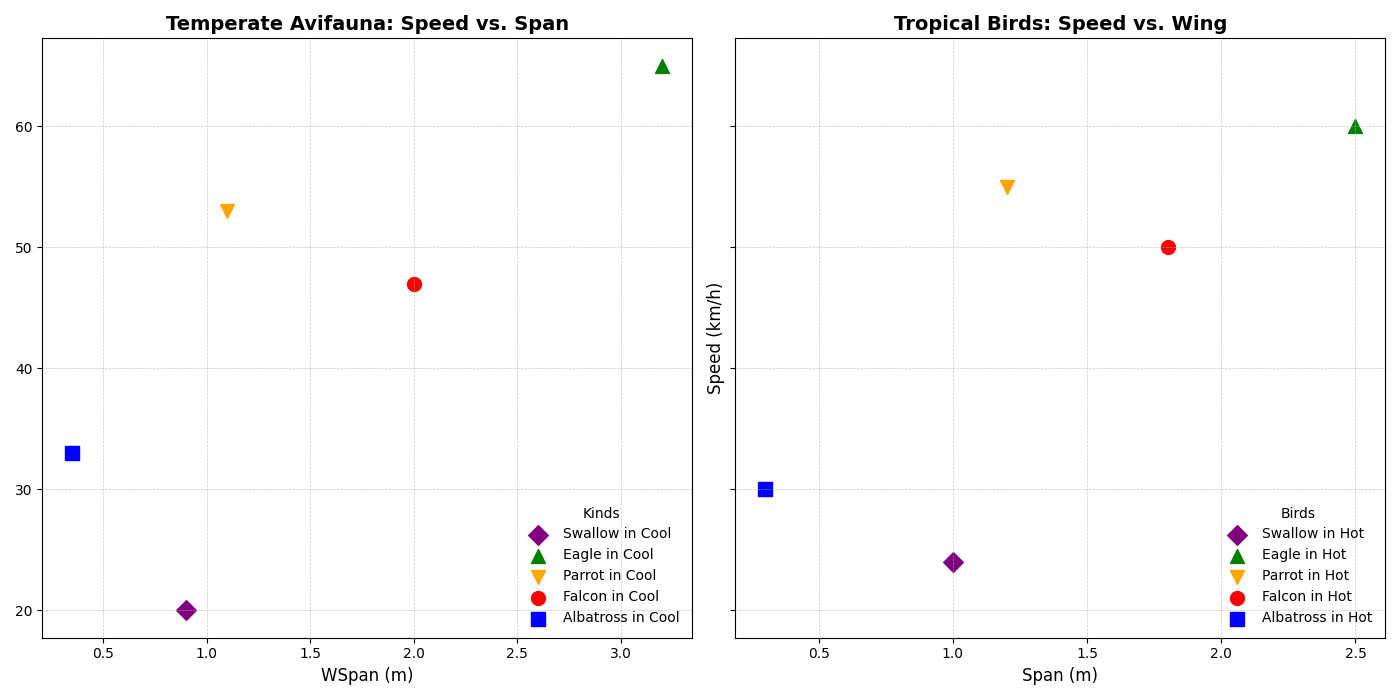

Generate this figure with Python:
import matplotlib.pyplot as plt
import numpy as np

# Define bird species data
species = ['Swallow', 'Eagle', 'Parrot', 'Falcon', 'Albatross']

# Bird data manually created
wing_spans_tropical = [1.0, 2.5, 1.2, 1.8, 0.3]
wing_spans_temperate = [0.9, 3.2, 1.1, 2.0, 0.35]
flying_speeds_tropical = [24, 60, 55, 50, 30]
flying_speeds_temperate = [20, 65, 53, 47, 33]

# Define colors and markers for species
colors = ['purple', 'green', 'orange', 'red', 'blue']
markers = ['D', '^', 'v', 'o', 's']

# Create the figure and multiple subplots
fig, axs = plt.subplots(1, 2, figsize=(14, 7), sharey=True)

# Scatter plot for Temperate region
axj = axs[0]  # Changed to axs[0]
for i, sp in enumerate(species):
    axj.scatter(wing_spans_temperate[i], flying_speeds_temperate[i], 
                color=colors[i], label=f'{sp} in Cool', s=100, marker=markers[i])

axj.set_title('Temperate Avifauna: Speed vs. Span', fontsize=14, fontweight='bold')
axj.set_xlabel('WSpan (m)', fontsize=12)
axj.legend(title='Kinds', loc='lower right', fontsize=10, frameon=False)
axj.grid(True, linestyle='--', linewidth=0.5, alpha=0.7)

# Scatter plot for Tropical region
axi = axs[1]  # Changed to axs[1]
for i, sp in enumerate(species):
    axi.scatter(wing_spans_tropical[i], flying_speeds_tropical[i], 
                color=colors[i], label=f'{sp} in Hot', s=100, marker=markers[i])

axi.set_title('Tropical Birds: Speed vs. Wing', fontsize=14, fontweight='bold')
axi.set_xlabel('Span (m)', fontsize=12)
axi.set_ylabel('Speed (km/h)', fontsize=12)
axi.legend(title='Birds', loc='lower right', fontsize=10, frameon=False)
axi.grid(True, linestyle='--', linewidth=0.5, alpha=0.7)

plt.tight_layout()
plt.show()
